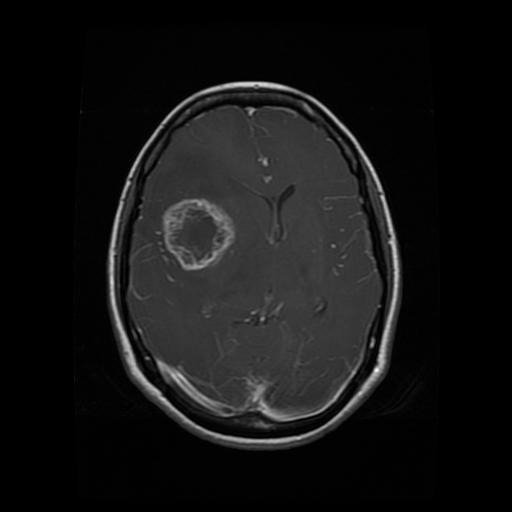
#> input picture Segmentation/Te-gl_0014.jpg, 512 x 512 px
$ jupyter execute --allow-errors segmentation_Otsu.ipynb
#> lines starting #> are read from the running program, lines starting #| are printed output that depends on the picture; after the words box and inside, x2 and y2 are one past the last pixel; in counts of white or black regions, pixels touching at a corner belong together; long printed decimals are rounded
[cell 1]
import imageio as iio
import scipy.ndimage as ndi
import numpy as np
import matplotlib.pyplot as plt
import cv2
img1 = cv2.imread("Te-gl_0014.jpg", 1)
#> img1 is the input picture: shape (512, 512, 3); min 0, max 255, mean 20.2
plt.axis('off')
plt.imshow(img1)
#img1=cv2.cvtColor(img1, cv2.COLOR_BGR2GRAY) # conversion des triplets BVR en gris
print(img1.shape)
#| (512, 512, 3)

[cell 2]
# Set total number of bins in the histogram
bins_num = 256

# Get the image histogram
hist, bin_edges = np.histogram(img1, bins=bins_num)
#> hist = 256 values, max 270456 at index 0, min 0 at index 215, mean 3072; bin_edges = 257 values from 0 to 255

# Get normalized histogram if it is required
hist = np.divide(hist.ravel(), hist.max())
#> hist = 256 values, max 1 at index 0, min 0 at index 215, mean 0.0114
 # Calculate centers of bins
bin_mids = (bin_edges[:-1] + bin_edges[1:]) / 2.
#> bin_mids = 256 values from 0.498 to 254.5
# Iterate over all thresholds (indices) and get the probabilities w1(t), w2(t)
weight1 = np.cumsum(hist)
#> weight1 = 256 values from 1 to 2.91
weight2 = np.cumsum(hist[::-1])[::-1]
#> weight2 = 256 values, max 2.91 at index 0, min 1.11e-05 at index 243, mean 0.241

# Get the class means mu0(t)
mean1 = np.cumsum(hist * bin_mids) / weight1
#> mean1 = 256 values from 0.498 to 20.63
# Get the class means mu1(t)
mean2 = (np.cumsum((hist * bin_mids)[::-1]) / weight2[::-1])[::-1]
#> mean2 = 256 values from 20.63 to 254.5

inter_class_variance = weight1[:-1] * weight2[1:] * (mean1[:-1] - mean2[1:]) ** 2
#> inter_class_variance = 255 values, max 6784.3 at index 33, min 1.76 at index 242, mean 2664.4

# Maximize the inter_class_variance function val
index_of_max_val = np.argmax(inter_class_variance)
#> index_of_max_val = 33

threshold = bin_mids[:-1][index_of_max_val]
#> threshold = 33.37
print("Otsu's algorithm implementation thresholding result: ", threshold)
#| Otsu's algorithm implementation thresholding result:  33.369

[cell 3]
import cv2 as cv
import numpy as np
from matplotlib import pyplot as plt
img = cv2.imread("Te-gl_0014.jpg", 0)
#> img: shape (512, 512); min 0, max 255, mean 20.2
ret,thresh1 = cv.threshold(img,127,255,cv.THRESH_BINARY)
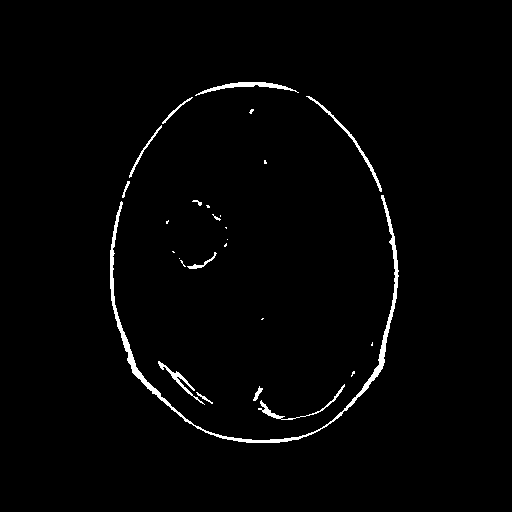
#> thresh1: shape (512, 512); 1.6% white; 27 white regions (14 under 20 px), largest, box (x1, y1, x2, y2) and area: (110, 195, 399, 443) 2355, (195, 82, 299, 96) 386, (306, 96, 382, 192) 349
ret,thresh2 = cv.threshold(img,127,255,cv.THRESH_BINARY_INV)
ret,thresh3 = cv.threshold(img,127,255,cv.THRESH_TRUNC)
ret,thresh4 = cv.threshold(img,127,255,cv.THRESH_TOZERO)
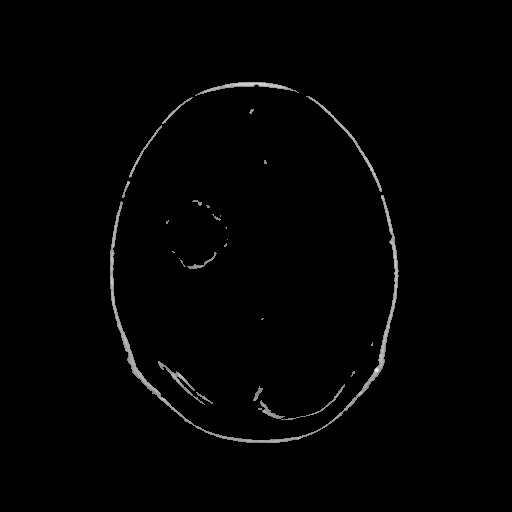
#> thresh4: shape (512, 512); min 0, max 255, mean 2.5
ret,thresh5 = cv.threshold(img,127,255,cv.THRESH_TOZERO_INV)
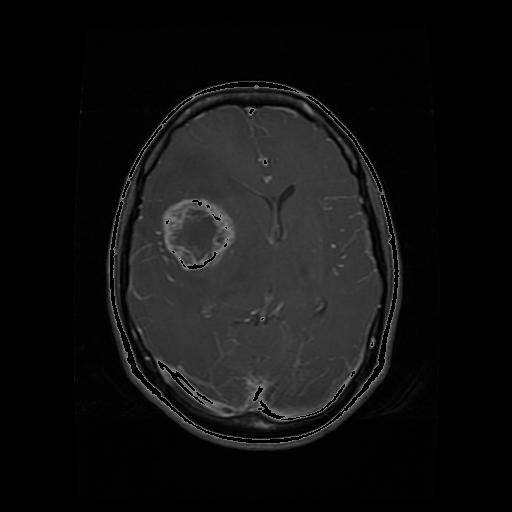
#> thresh5: shape (512, 512); min 0, max 127, mean 17.7
titles = ['Original Image','binary threshold','binary inv threshold','trunc threshold','tozero threshold',
          'tozero_inv threshold']
images = [img, thresh1, thresh2, thresh3, thresh4, thresh5]
for i in range(6):
    plt.subplot(2,3,i+1),plt.imshow(images[i],'gray',vmin=0,vmax=255)
    plt.title(titles[i])
    plt.xticks([]),plt.yticks([])

[cell 4]
import cv2 as cv
import numpy as np
from matplotlib import pyplot as plt
img = cv2.imread("Te-gl_0014.jpg", 0)
img = cv.medianBlur(img,5)
ret,th1 = cv.threshold(img,127,255,cv.THRESH_BINARY)
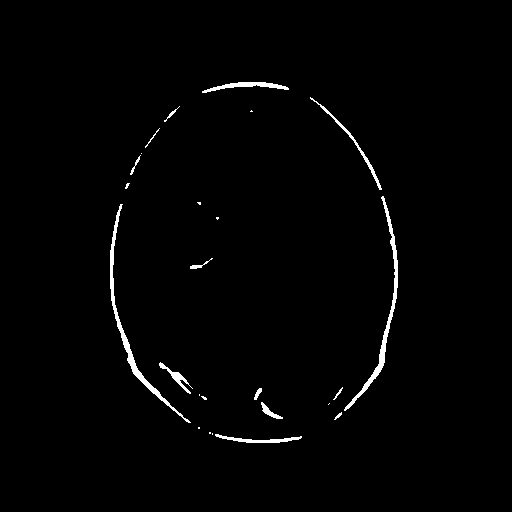
#> th1: shape (512, 512); 1.3% white; 25 white regions (11 under 20 px), largest, box (x1, y1, x2, y2) and area: (110, 204, 191, 423) 967, (344, 196, 398, 411) 921, (202, 82, 289, 93) 356
th2 = cv.adaptiveThreshold(img,255,cv.ADAPTIVE_THRESH_MEAN_C,\
            cv.THRESH_BINARY,11,2)
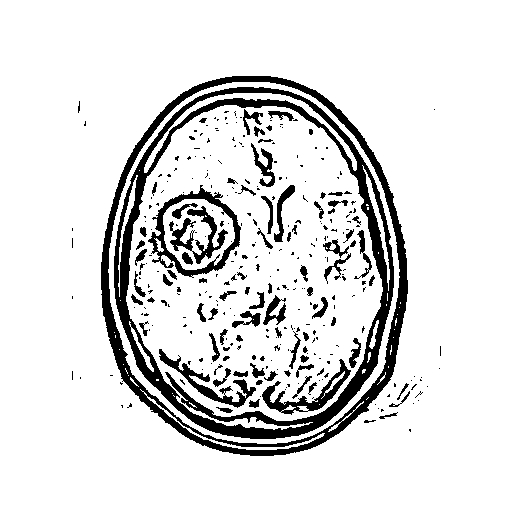
#> th2: shape (512, 512); 87.6% white; 327 black regions (238 under 20 px), largest, box (x1, y1, x2, y2) and area: (114, 87, 394, 439) 11741, (101, 76, 408, 456) 8619, (148, 185, 241, 278) 1724
th3 = cv.adaptiveThreshold(img,255,cv.ADAPTIVE_THRESH_GAUSSIAN_C,\
            cv.THRESH_BINARY,11,2)
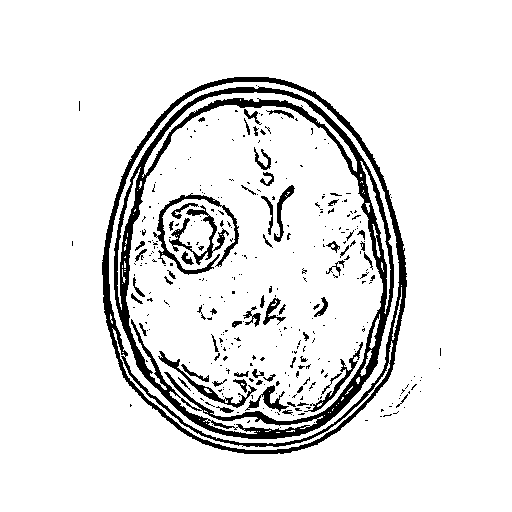
#> th3: shape (512, 512); 90.6% white; 345 black regions (281 under 20 px), largest, box (x1, y1, x2, y2) and area: (114, 86, 394, 439) 10612, (102, 77, 407, 454) 6448, (153, 193, 239, 275) 1054
titles = ['Original Image', 'Global Thresholding (v = 127)',
            'Adaptive Mean Thresholding', 'Adaptive Gaussian Thresholding']
images = [img, th1, th2, th3]
for i in range(4):
    plt.subplot(2,2,i+1),plt.imshow(images[i],'gray')
    plt.title(titles[i])
    plt.xticks([]),plt.yticks([])
plt.show()

[cell 5]
import cv2 as cv
import numpy as np
from matplotlib import pyplot as plt
img = cv2.imread("Te-gl_0014.jpg", 0)
# global thresholding
ret1,th1 = cv.threshold(img,127,255,cv.THRESH_BINARY)
# Otsu's thresholding
ret2,th2 = cv.threshold(img,0,255,cv.THRESH_BINARY+cv.THRESH_OTSU)
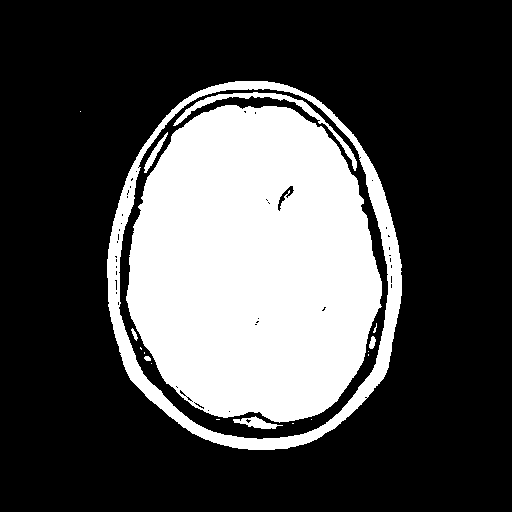
#> th2: shape (512, 512); 29% white; 18 white regions (10 under 20 px), largest, box (x1, y1, x2, y2) and area: (126, 105, 382, 423) 63438, (107, 81, 402, 450) 10854, (173, 92, 357, 171) 1113
#> ret2 = 33
ret3,th3 = cv.threshold(img,0,255,cv.THRESH_OTSU+cv.ADAPTIVE_THRESH_GAUSSIAN_C)
#> ret3 = 33
# plot all the images and their histograms
#> (the rest of this cell did not finish here and is left out)

[cell 6]
import matplotlib.pyplot as plt
from skimage import data, img_as_float
from skimage.segmentation import chan_vese

image = cv2.imread("Te-gl_0014.jpg", 0)
# Feel free to play around with the parameters to see how they impact the result
cv = chan_vese(image, mu=0.25, lambda1=1, lambda2=1, tol=1e-3,
               max_num_iter=200, dt=0.5, init_level_set="checkerboard",
               extended_output=True)

fig, axes = plt.subplots(2, 2, figsize=(8, 8))
ax = axes.flatten()

ax[0].imshow(image, cmap="gray")
ax[0].set_axis_off()
ax[0].set_title("Original Image", fontsize=12)

ax[1].imshow(cv[0], cmap="gray")
ax[1].set_axis_off()
title = f'Chan-Vese segmentation - {len(cv[2])} iterations'
#> title = 'Chan-Vese segmentation - 51 iterations'
ax[1].set_title(title, fontsize=12)

ax[2].imshow(cv[1], cmap="gray")
ax[2].set_axis_off()
ax[2].set_title("Final Level Set", fontsize=12)

ax[3].plot(cv[2])
ax[3].set_title("Evolution of energy over iterations", fontsize=12)

fig.tight_layout()
plt.show()
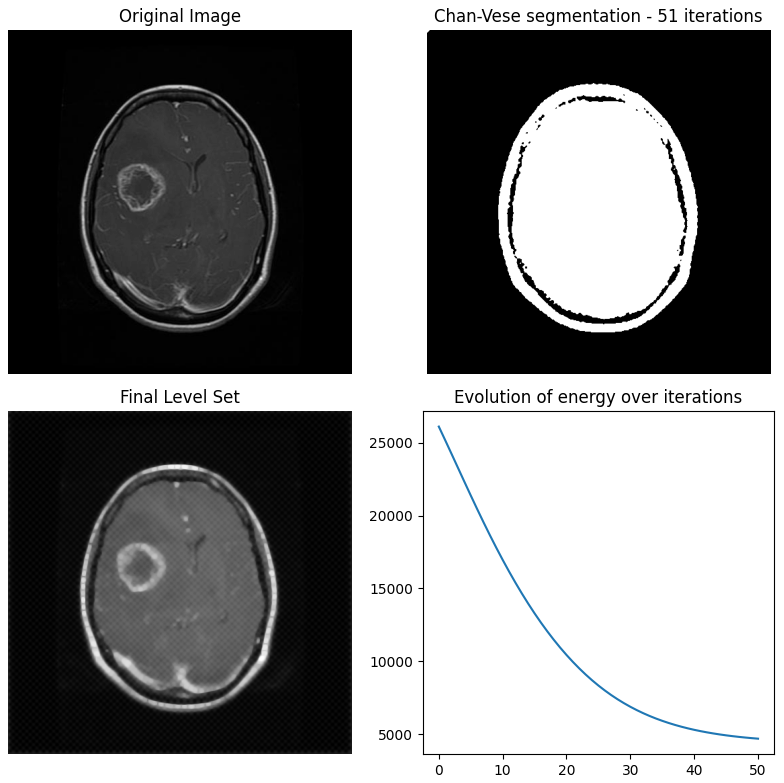
#> figure drawn by matplotlib, 4 panels; panel 4: curve peaks at x = 0, y = 26107.4

$ run again, with Segmentation/test.png saved as Segmentation/Te-gl_0014.jpg
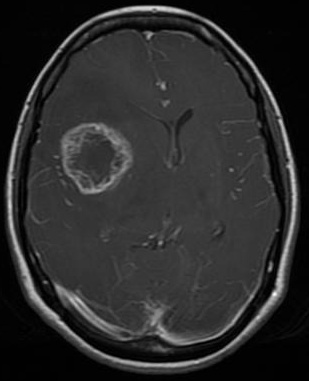
#> input picture Segmentation/test.png, 309 x 381 px
#> img1 is the input picture: shape (381, 309, 3); min 0, max 255, mean 44
#| (381, 309, 3)
#> `hist, bin_edges = np.histogram(img1, bins=bins_num)`: hist = 256 values, max 31731 at index 2, min 0 at index 215, mean 1379.6; bin_edges = 257 values from 0 to 255
#> `hist = np.divide(hist.ravel(), hist.max())`: hist = 256 values, max 1 at index 2, min 0 at index 215, mean 0.0435
#> bin_mids = 256 values from 0.498 to 254.5
#> weight1 = 256 values from 0.0705 to 11.13
#> weight2 = 256 values, max 11.13 at index 0, min 9.45e-05 at index 246, mean 1.95
#> mean1 = 256 values from 0.498 to 44.29
#> mean2 = 256 values from 44.29 to 254.5
#> inter_class_variance = 255 values, max 96423.9 at index 35, min 46.5 at index 245, mean 45879.3
#> index_of_max_val = 35
#> threshold = 35.36
#| Otsu's algorithm implementation thresholding result:  35.361
#> `ret,thresh1 = cv.threshold(img,127,255,cv.THRESH_BINARY)`:
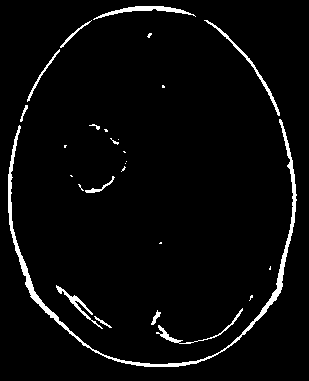
#> thresh1: shape (381, 309); 3.6% white; 27 white regions (14 under 20 px), largest, box (x1, y1, x2, y2) and area: (8, 119, 297, 367) 2356, (93, 6, 196, 20) 388, (204, 20, 280, 116) 347
#> th1: shape (381, 309); 3% white; 26 white regions (12 under 20 px), largest, box (x1, y1, x2, y2) and area: (8, 128, 89, 347) 968, (242, 121, 296, 335) 917, (100, 6, 187, 17) 359
#> ret2 = 35
#> title = 'Chan-Vese segmentation - 53 iterations'
#> `plt.show()`:
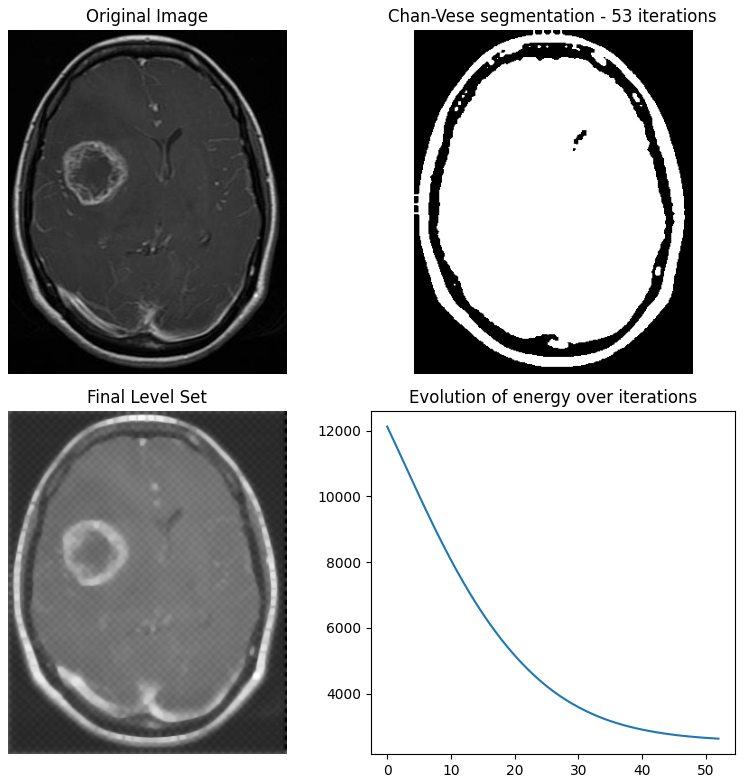
#> figure drawn by matplotlib, 4 panels; panel 4: curve peaks at x = 0, y = 12126.5
